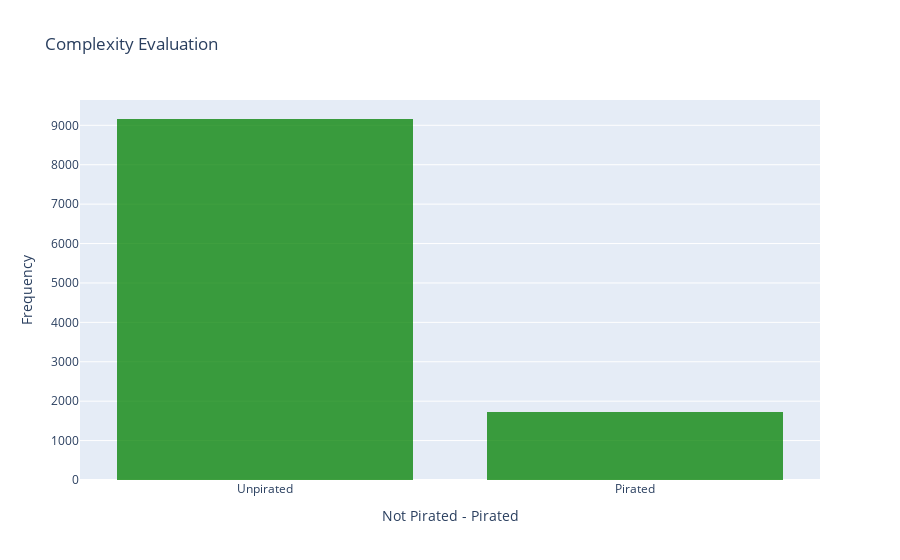

Here is the notebook cell this chart was saved with:
### Code cell
# Histogram
trace = go.Histogram(
    x = df.complexityEvaluation,
    opacity = 0.75,
    name = 'Complexity Evaluation',
    marker = dict(color = 'green')
)
hist_data = [trace]
hist_layout = go.Layout(barmode='overlay',
                   title = 'Complexity Evaluation',
                   xaxis = dict(title = 'Not Pirated - Pirated'),
                   yaxis = dict(title = 'Frequency')
)
fig = go.Figure(data = hist_data, layout = hist_layout)
iplot(fig)

# plt.figure()
# sns.countplot(x='target', data=df)

### Figure 1 — Plotly figure (JSON) as saved in the notebook; plotly's stock layout.template omitted (floating-point values rounded to 4 significant figures; data arrays with more than 128 entries replaced by an {"elided": "..."} marker saying what was removed)
{"data": [{"marker": {"color": "green"}, "name": "Complexity Evaluation", "opacity": 0.75, "type": "histogram", "x": {"elided": "10885 str values"}}], "layout": {"barmode": "overlay", "title": {"text": "Complexity Evaluation"}, "xaxis": {"title": {"text": "Not Pirated - Pirated"}}, "yaxis": {"title": {"text": "Frequency"}}}}
